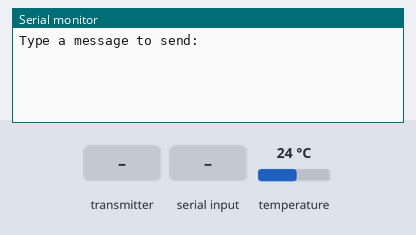
Simulated run of this sketch. Board: ESP32. Parts: the last lines printed to the serial monitor. The inputs (shaded band) are chosen by the test bench; at power-on: temperature 24 °C.

Above: at 1.2 s.
1.3 s: the transmitter starts sending temperature = 0
At 1.62 s:
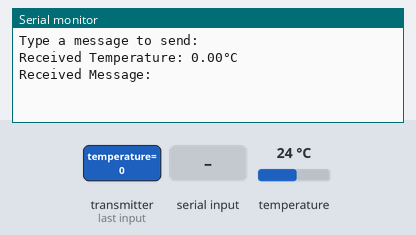
2.8 s: "1\n" received over Serial
4.3 s: the transmitter starts sending message = 0
At 5.12 s:
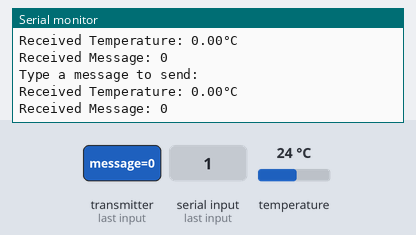
5.8 s: the transmitter starts sending message = 1
At 6.12 s:
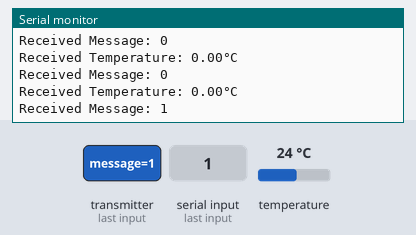

The sketch:

ESPNOW_DS18b20_Sensor_Data_Send_Two_Way.ino
```cpp
#include <esp_now.h>
#include <WiFi.h>
#include <OneWire.h>
#include <DallasTemperature.h>

#define ONE_WIRE_BUS 4

OneWire oneWire(ONE_WIRE_BUS);
DallasTemperature sensors(&oneWire);

uint8_t peerAddress[] = { 0xAC, 0x15, 0x18, 0xD5, 0x53, 0x54 };

typedef struct struct_message {
  float temperature;
  char message[100];
} struct_message;

struct_message outgoingMessage;
struct_message incomingMessage;

// Callback when data is received
void onDataRecv(const uint8_t *macAddr, const uint8_t *incomingData, int len) {
  memcpy(&incomingMessage, incomingData, sizeof(incomingMessage));
  Serial.print("Received Temperature: ");
  Serial.print(incomingMessage.temperature);
  Serial.println("°C");
  Serial.print("Received Message: ");
  Serial.println(incomingMessage.message);
}

// Callback when data is sent
void onDataSent(const uint8_t *macAddr, esp_now_send_status_t status) {
  Serial.print("Message Sent Status: ");
  Serial.println(status == ESP_NOW_SEND_SUCCESS ? "Success" : "Fail");
}

void setup() {
  Serial.begin(115200);
  WiFi.mode(WIFI_STA);

  sensors.begin();

  if (esp_now_init() != ESP_OK) {
    Serial.println("Error initializing ESP-NOW");
    return;
  }

  esp_now_register_recv_cb(onDataRecv);
  esp_now_register_send_cb(onDataSent);

  esp_now_peer_info_t peerInfo = {};
  memcpy(peerInfo.peer_addr, peerAddress, 6);
  peerInfo.channel = 0;
  peerInfo.encrypt = false;

  if (esp_now_add_peer(&peerInfo) != ESP_OK) {
    Serial.println("Failed to add peer");
    return;
  }
}

void loop() {
  sensors.requestTemperatures();
  float temperature = sensors.getTempCByIndex(0);
  outgoingMessage.temperature = temperature;

  Serial.println("Type a message to send:");
  while (Serial.available() == 0) {}

  String inputMessage = Serial.readStringUntil('\n');
  inputMessage.trim();

  if (inputMessage.length() > 0) {
    inputMessage.toCharArray(outgoingMessage.message, 100);
    esp_now_send(peerAddress, (uint8_t *)&outgoingMessage, sizeof(outgoingMessage));

    Serial.print("You: ");
    Serial.println(inputMessage);
    Serial.print("Temperature Sent: ");
    Serial.print(temperature);
    Serial.println("°C");
  }

  delay(1000);
}
```

Measured:
- after the input at 1.3 s, the serial monitor: prints a new line at once (image 1)
- after the input at 4.3 s, the serial monitor: prints a new line at once (image 2)
- after the input at 5.8 s, the serial monitor: prints a new line at once (image 3)
